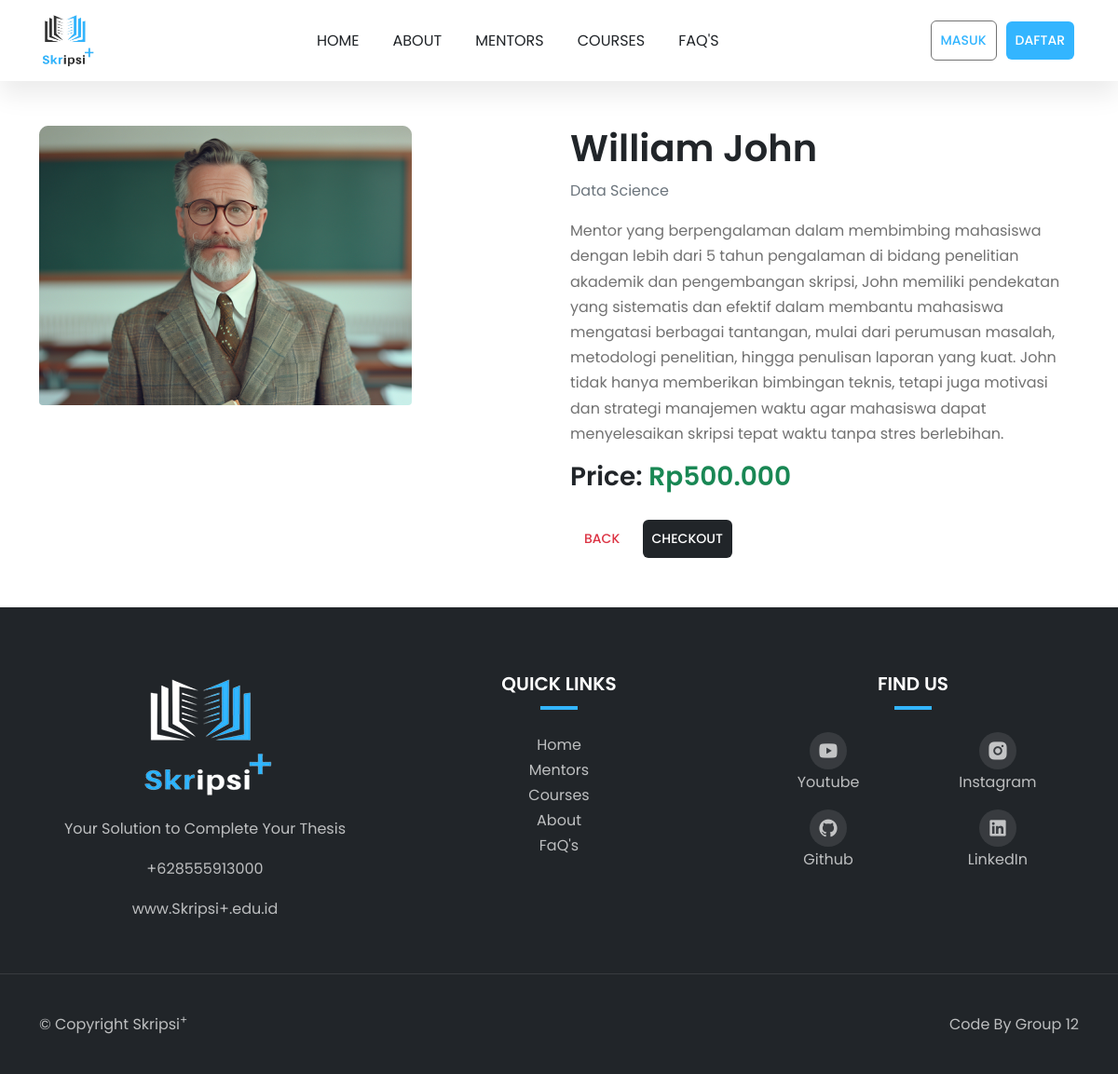
The app's page /checkout/mentor/1/ with its own data.
### public_app/models.py (models this page shows, shortened)
class Mentor(models.Model):
    name = models.CharField(max_length=100)
    image = models.ImageField(upload_to='mentors/')
    rating = models.DecimalField(max_digits=2, decimal_places=1)
    experience = models.PositiveIntegerField(help_text="Experience in years")
    specialization = models.CharField(max_length=100)
    bio = models.TextField()
    education = models.TextField(help_text="Educational background")
    skills = models.TextField(help_text="Comma-separated list of skills")
    price = models.DecimalField(max_digits=10, decimal_places=3, default=0.0, help_text="Consultation fee")

### public_app/views.py (the view)
# urls.py: path('checkout/mentor/<int:mentor_id>/', views.mentor_checkout, name='mentor_checkout'),
def mentor_checkout(request, mentor_id):
    mentor = get_object_or_404(Mentor, id=mentor_id)
    if request.method == "POST":
        Purchase.objects.create(user=request.user, mentor=mentor)
        return redirect('dashboard')  # Arahkan ke dashboard setelah checkout
    return render(request, 'mentor_checkout.html', {'mentor': mentor})

### public_app/templates/mentor_checkout.html (shortened to what this page needs)
{% extends "layouts/base.html" %}
{% load static %}
{% block content %}
<div class="container mt-5 mb-5">
  <div class="row">
    <div class="col-md-6">
      <img src="{{ mentor.image.url }}" alt="{{ mentor.name }}" class="img-fluid rounded">
    </div>
    <div class="col-md-6">
      <h1>{{ mentor.name }}</h1>
      <p class="text-muted">{{ mentor.specialization }}</p>
      <p>{{ mentor.bio }}</p>
      <h3>Price: <span class="text-success">Rp{{ mentor.price }}</span></h3>
      <form method="POST">
        <div class="mt-4">
          <a href="/mentors/"><button type="button" class="btn btn-outline-danger">Back</button></a>
          <button type="submit" class="btn btn-brand">Checkout</button>
        </div>
      </form>
    </div>
  </div>
</div>
{% endblock %}

### static/css/style.css (style rules this page uses)
:root { --c-dark: #212529; --c-brand: #33b5ff; --c-brand-rgb: 51, 181, 255; --c-white-rgb: 255, 255, 255; --c-dark-rgb: 33, 37, 41; --c-body: #727272; --box-shadow: 0px 15px 25px rgba(0, 0, 0, 0.08); --transition: all 0.5s ease; --font-base: "Poppins-Variable", sans-serif; }
* { padding: 0; margin: 0; box-sizing: border-box; font-family: var(--font-base); }
body { line-height: 1.7 !important; color: var(--c-body) !important; font-size: 16px !important; }
h1,h2,h3,h4,h5,h6, .h1,.h2,.h3,.h4,.h5,.h6 { font-weight: 600 !important; color: var(--c-dark); }
a { text-decoration: none !important; }
.img-fluid { max-width: 100%; height: auto; border-radius: 15px; }
span { color: var(--c-brand); }
.btn { font-weight: 500; font-size: 14px; text-transform: uppercase; border-radius: 6px !important; padding: 10px 24px; }
.btn-brand { background-color: var(--c-dark) !important; border-color: var(--c-dark); color: #ffffff !important; }
.btn { padding: 10px; margin: 5px; background-color: none; border: none; }

### records on screen
Mentor: image (picture), name "William John", specialization "Data Science", bio "Mentor yang berpengalaman dalam membimbing mahasiswa dengan lebih dari 5 tahun pengalaman di bidang penelitian akademik dan pengembangan skripsi, John memiliki pendekatan yang sistematis dan efektif dalam membantu mahasiswa mengatasi berbagai tantangan, mulai dari perumusan masalah, metodologi penelitian, hingga penulisan laporan yang kuat. John tidak hanya memberikan bimbingan teknis, tetapi juga motivasi dan strategi manajemen waktu agar mahasiswa dapat menyelesaikan skripsi tepat waktu tanpa stres berlebihan.", price "500.000"
